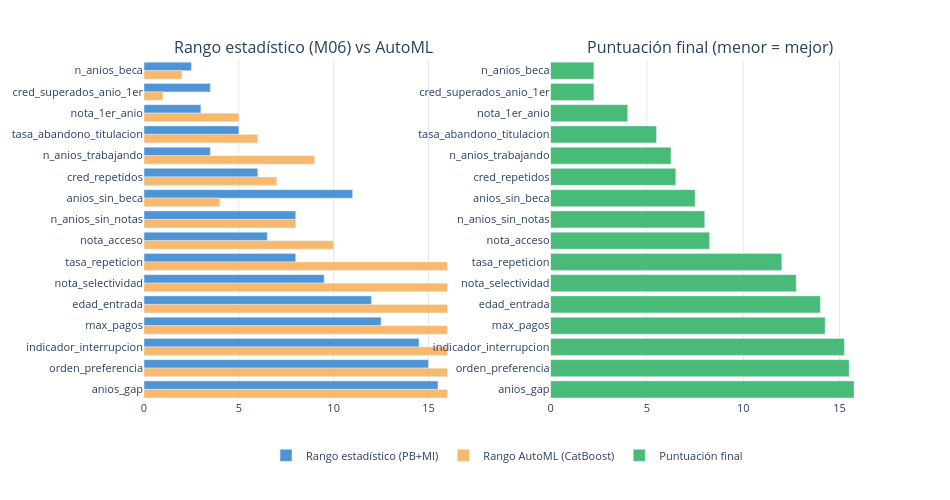

The code cell stored with this chart in its notebook:
### Markdown cell above
---
### 📖 El gráfico comparativo — cómo leer los dos rankings juntos

Cada barra representa una feature. Las barras azules son el rango estadístico (M06),
las naranjas el rango del AutoML.

**Qué buscar:**
- Barras azul y naranja de altura similar → ambas fuentes coinciden. Evidencia sólida.
- Barra azul baja pero naranja alta → estadísticamente relevante pero el AutoML no la usó mucho.
  Puede ser porque otra feature correlacionada "se la come" en los árboles.
- Barra naranja baja pero azul alta → el AutoML la usa mucho pero la estadística clásica
  no la detecta. Probablemente tiene una relación no lineal con el target.

### Code cell
# ============================================================================
# CELDA 5: GRÁFICO COMPARATIVO DE RANGOS (Plotly interactivo)
# ============================================================================
# Panel izquierdo: rango estadístico (M06) vs rango AutoML por feature.
# Panel derecho: puntuación final ordenada.
# Colores por decisión final.
# ============================================================================

COLOR_SEL  = '#3182ce'   # azul proyecto — seleccionada
COLOR_REV  = '#dd6b20'   # naranja — revisar VIF
COLOR_CUAR = '#a0aec0'   # gris — cuarentena
MAPA_COLOR = {'SELECCIONADA': COLOR_SEL,
               'REVISAR_VIF':  COLOR_REV,
               'CUARENTENA':   COLOR_CUAR}

df_plot = df.sort_values('puntuacion_final')
colores  = [MAPA_COLOR[d] for d in df_plot['decision']]

fig = make_subplots(
    rows=1, cols=2,
    subplot_titles=(
        'Rango estadístico (M06) vs AutoML',
        'Puntuación final (menor = mejor)'
    ),
    horizontal_spacing=0.12
)

# Panel izquierdo — barras agrupadas
fig.add_trace(go.Bar(
    name='Rango estadístico (PB+MI)',
    y=df_plot['feature'],
    x=df_plot['rango_medio'],
    orientation='h',
    marker_color=COLOR_SEL,
    opacity=0.85,
    hovertemplate='<b>%{y}</b><br>Rango M06: %{x:.1f}<extra></extra>'
), row=1, col=1)

fig.add_trace(go.Bar(
    name='Rango AutoML (CatBoost)',
    y=df_plot['feature'],
    x=df_plot['rango_automl'],
    orientation='h',
    marker_color='#f6ad55',
    opacity=0.85,
    hovertemplate='<b>%{y}</b><br>Rango AutoML: %{x}<extra></extra>'
), row=1, col=1)

# Panel derecho — puntuación final
fig.add_trace(go.Bar(
    name='Puntuación final',
    y=df_plot['feature'],
    x=df_plot['puntuacion_final'],
    orientation='h',
    marker_color=['#48bb78' if d == 'SELECCIONADA' else
                  '#dd6b20' if d == 'REVISAR_VIF' else
                  '#a0aec0' for d in df_plot['decision']],
    hovertemplate=(
        '<b>%{y}</b><br>'
        'Puntuación: %{x:.1f}<br>'
        '<extra></extra>'
    )
), row=1, col=2)

fig.update_layout(
    height=max(500, n_features * 28),
    width=950,
    margin=dict(t=60, b=100),
    barmode='group',
    legend=dict(orientation='h', yanchor='top', y=-0.12, xanchor='center', x=0.5),
    font=dict(size=11),
    plot_bgcolor='white',
    paper_bgcolor='white',
)
fig.update_xaxes(showgrid=True, gridcolor='#e2e8f0')
fig.update_yaxes(autorange='reversed')

fig.show()
print('Gráfico comparativo generado')
IMG_COMPARATIVO = fig.to_html(full_html=False, include_plotlyjs='cdn')

### Figure 1 — Plotly figure (JSON) as saved in the notebook; plotly's stock layout.template omitted (floating-point values rounded to 4 significant figures)
{"data": [{"hovertemplate": "<b>%{y}</b><br>Rango M06: %{x:.1f}<extra></extra>", "marker": {"color": "#3182ce"}, "name": "Rango estadístico (PB+MI)", "opacity": 0.85, "orientation": "h", "type": "bar", "x": [2.5, 3.5, 3.0, 5.0, 3.5, 6.0, 11.0, 8.0, 6.5, 8.0, 9.5, 12.0, 12.5, 14.5, 15.0, 15.5], "xaxis": "x", "y": ["n_anios_beca", "cred_superados_anio_1er", "nota_1er_anio", "tasa_abandono_titulacion", "n_anios_trabajando", "cred_repetidos", "anios_sin_beca", "n_anios_sin_notas", "nota_acceso", "tasa_repeticion", "nota_selectividad", "edad_entrada", "max_pagos", "indicador_interrupcion", "orden_preferencia", "anios_gap"], "yaxis": "y"}, {"hovertemplate": "<b>%{y}</b><br>Rango AutoML: %{x}<extra></extra>", "marker": {"color": "#f6ad55"}, "name": "Rango AutoML (CatBoost)", "opacity": 0.85, "orientation": "h", "type": "bar", "x": [2, 1, 5, 6, 9, 7, 4, 8, 10, 16, 16, 16, 16, 16, 16, 16], "xaxis": "x", "y": ["n_anios_beca", "cred_superados_anio_1er", "nota_1er_anio", "tasa_abandono_titulacion", "n_anios_trabajando", "cred_repetidos", "anios_sin_beca", "n_anios_sin_notas", "nota_acceso", "tasa_repeticion", "nota_selectividad", "edad_entrada", "max_pagos", "indicador_interrupcion", "orden_preferencia", "anios_gap"], "yaxis": "y"}, {"hovertemplate": "<b>%{y}</b><br>Puntuación: %{x:.1f}<br><extra></extra>", "marker": {"color": ["#48bb78", "#48bb78", "#48bb78", "#48bb78", "#48bb78", "#48bb78", "#48bb78", "#48bb78", "#48bb78", "#48bb78", "#48bb78", "#48bb78", "#48bb78", "#48bb78", "#48bb78", "#48bb78"]}, "name": "Puntuación final", "orientation": "h", "type": "bar", "x": [2.25, 2.25, 4.0, 5.5, 6.25, 6.5, 7.5, 8.0, 8.25, 12.0, 12.75, 14.0, 14.25, 15.25, 15.5, 15.75], "xaxis": "x2", "y": ["n_anios_beca", "cred_superados_anio_1er", "nota_1er_anio", "tasa_abandono_titulacion", "n_anios_trabajando", "cred_repetidos", "anios_sin_beca", "n_anios_sin_notas", "nota_acceso", "tasa_repeticion", "nota_selectividad", "edad_entrada", "max_pagos", "indicador_interrupcion", "orden_preferencia", "anios_gap"], "yaxis": "y2"}], "layout": {"annotations": [{"font": {"size": 16}, "showarrow": false, "text": "Rango estadístico (M06) vs AutoML", "x": 0.22, "xanchor": "center", "xref": "paper", "y": 1, "yanchor": "bottom", "yref": "paper"}, {"font": {"size": 16}, "showarrow": false, "text": "Puntuación final (menor = mejor)", "x": 0.78, "xanchor": "center", "xref": "paper", "y": 1, "yanchor": "bottom", "yref": "paper"}], "barmode": "group", "font": {"size": 11}, "height": 500, "legend": {"orientation": "h", "x": 0.5, "xanchor": "center", "y": -0.12, "yanchor": "top"}, "margin": {"b": 100, "t": 60}, "paper_bgcolor": "white", "plot_bgcolor": "white", "width": 950, "xaxis": {"anchor": "y", "domain": [0, 0.44], "gridcolor": "#e2e8f0", "showgrid": true}, "xaxis2": {"anchor": "y2", "domain": [0.56, 1], "gridcolor": "#e2e8f0", "showgrid": true}, "yaxis": {"anchor": "x", "autorange": "reversed", "domain": [0, 1]}, "yaxis2": {"anchor": "x2", "autorange": "reversed", "domain": [0, 1]}}}
